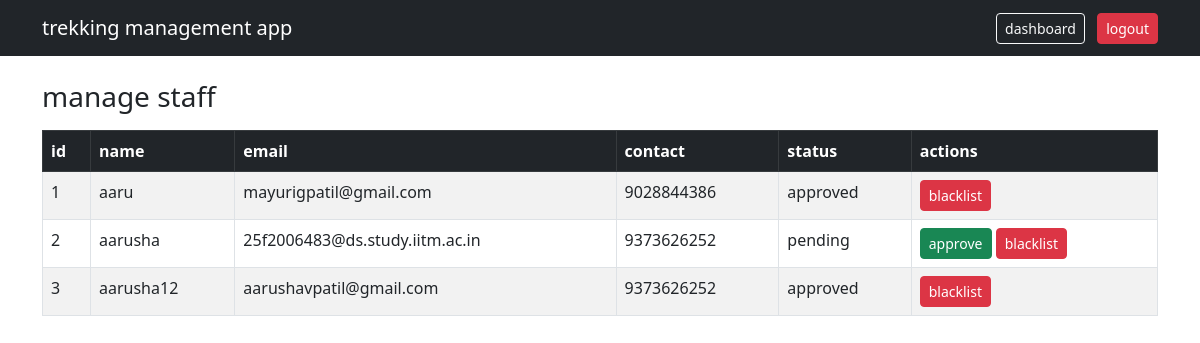
The app's page /admin/staff (signed in) with its own data.
### database.py (models this page shows)
class Staff(db.Model):
    __tablename__ = 'staff'
    id = db.Column(db.Integer, primary_key=True)
    name = db.Column(db.String(120), nullable=False)
    email = db.Column(db.String(120), unique=True, nullable=False)
    contact = db.Column(db.String(20), nullable=False)
    password_hash = db.Column(db.String(128), nullable=False)
    status = db.Column(db.String(20), default='pending')
    treks = db.relationship('Trek', backref='staff', lazy=True)

### app.py (the view)
@app.route('/admin/staff')
def admin_staff():
    if session.get('role') != 'admin':
        return redirect(url_for('login'))
    staff_list = Staff.query.all()
    return render_template('admin/staff.html', staff_list=staff_list)

### templates/admin/staff.html (shortened to what this page needs)
<!DOCTYPE html>
<html lang="en">
<head>
    <link href="https://cdn.jsdelivr.net/npm/bootstrap@5.3.0-alpha1/dist/css/bootstrap.min.css" rel="stylesheet">
</head>
<body>
<nav class="navbar navbar-dark bg-dark">
    <div class="container">
        <a class="navbar-brand">trekking management app</a>
        <div>
            <a href="/admin/dashboard" class="btn btn-outline-light btn-sm me-2">dashboard</a>
            <a href="/logout" class="btn btn-danger btn-sm">logout</a>
        </div>
    </div>
</nav>
<div class="container mt-4">
    <h3>manage staff</h3>
    <table class="table table-bordered table-striped mt-3">
        <thead class="table-dark">
            <tr>
                <th>id</th>
                <th>name</th>
                <th>email</th>
                <th>contact</th>
                <th>status</th>
                <th>actions</th>
            </tr>
        </thead>
        <tbody>
            {% for staff in staff_list %}
            <tr>
                <td>{{ staff.id }}</td>
                <td>{{ staff.name }}</td>
                <td>{{ staff.email }}</td>
                <td>{{ staff.contact }}</td>
                <td>{{ staff.status }}</td>
                <td>
                    {% if staff.status == 'pending' %}
                        <a href="/admin/staff/approve/{{ staff.id }}" class="btn btn-sm btn-success">approve</a>
                        <a href="/admin/staff/blacklist/{{ staff.id }}" class="btn btn-sm btn-danger">blacklist</a>
                    {% elif staff.status == 'approved' %}
                        <a href="/admin/staff/blacklist/{{ staff.id }}" class="btn btn-sm btn-danger">blacklist</a>
                    {% elif staff.status == 'blacklisted' %}
                        <a href="/admin/staff/approve/{{ staff.id }}" class="btn btn-sm btn-success">approve</a>
                    {% endif %}
                </td>
            </tr>
            {% else %}
            <tr>
                <td colspan="6" class="text-center">no staff found</td>
            </tr>
            {% endfor %}
        </tbody>
    </table>
</div>
</body>
</html>

### records on screen
Staff: id "1", name "aaru", email "mayurigpatil@gmail.com", contact "9028844386", status "approved"
Staff: id "2", name "aarusha", email "25f2006483@ds.study.iitm.ac.in", contact "9373626252", status "pending"
Staff: id "3", name "aarusha12", email "aarushavpatil@gmail.com", contact "9373626252", status "approved"
